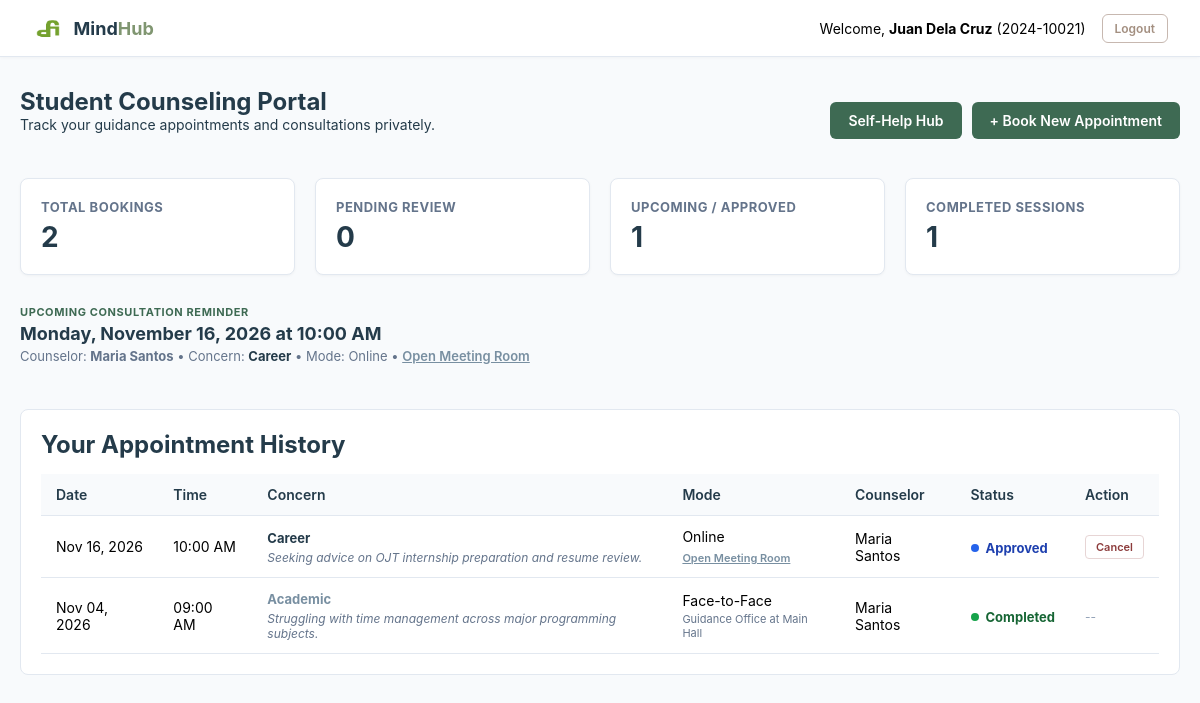
The app's page /students/dashboard.php (signed in) with its own data.
### tables this page shows
create table appointments (
  appointment_id int auto_increment primary key,
  student_id int not null,
  counselor_id int default null,
  appointment_date date not null,
  start_time time not null,
  end_time time not null,
  nature_of_concern enum("Academic", "Personal", "Career", "Mental Health", "Other") not null,
  consultation_mode enum("Face-to-Face", "Online") not null default "Face-to-Face",
  meeting_link varchar(255) default null,
  status enum("pending", "approved", "rejected", "completed", "cancelled") default "pending",
  student_notes text default null,
  created_at timestamp default current_timestamp,
  foreign key (student_id) references users(user_id),
  foreign key (counselor_id) references users(user_id)
);

create table users (
  user_id int auto_increment primary key,
  id_number varchar(20) not null unique,
  first_name varchar(50) not null,
  last_name varchar(50) not null,
  email varchar(100) not null unique,
  password_hash varchar(255) not null,
  role enum("student", "counselor", "admin") not null default "student",
  department_or_program varchar(50) default null,
  contact_number varchar(15) default null,
  created_at timestamp default current_timestamp
);

### students/dashboard.php (the view, shortened to what this page needs)
<?php
require_once __DIR__ . '/../config/db.php';
$student_id = $_SESSION['user_id'];
$sql = "select
            a.appointment_id,
            a.appointment_date,
            a.start_time,
            a.end_time,
            a.nature_of_concern,
            a.consultation_mode,
            a.status,
            a.student_notes,
            a.meeting_link,
            a.created_at,
            u.first_name as counselor_fname,
            u.last_name as counselor_lname
        from appointments a
        left join users u on a.counselor_id = u.user_id
        where a.student_id = ?
        order by a.appointment_date desc, a.start_time desc";
$stmt = $pdo->prepare($sql);
$stmt->execute([$student_id]);
$appointments = $stmt->fetchAll();
$total_appointments = count($appointments);
$pending_count   = 0;
$approved_count  = 0;
$completed_count = 0;
foreach ($appointments as $apt) {
    if ($apt['status'] === 'approved')  $approved_count++;
    if ($apt['status'] === 'completed') $completed_count++;
}
$today = date('Y-m-d');
$upcoming_approved = array_filter($appointments, function($a) use ($today) {
    return $a['status'] === 'approved' && $a['appointment_date'] >= $today;
});
usort($upcoming_approved, function($a, $b) {
    return strcmp($a['appointment_date'] . ' ' . $a['start_time'], $b['appointment_date'] . ' ' . $b['start_time']);
});
$next_session = !empty($upcoming_approved) ? reset($upcoming_approved) : null;
?>
<!DOCTYPE html>
<html lang="en">
<head>
    <link rel="stylesheet" href="../assets/css/style.css">
</head>
<body class="dashboard-body">
    <nav class="navbar">
        <a href="dashboard.php" class="brand">
            <img src="../assets/images/logo.png" alt="MindHub Logo">
            <span>Mind<span class="hub-accent">Hub</span></span>
        </a>
        <div class="user-info">
            <span>Welcome, <strong><?= htmlspecialchars($_SESSION['name']) ?></strong> (<?= htmlspecialchars($_SESSION['id_number']) ?>)</span>
            <a href="../logout.php" class="btn-logout">Logout</a>
        </div>
    </nav>
    <div class="dashboard-container">
        <div class="welcome-header">
            <div>
                <h1>Student Counseling Portal</h1>
                <p>Track your guidance appointments and consultations privately.</p>
            </div>
            <div style="display: flex; gap: 10px; align-items: center;">
                <a href="resources.php" class="btn-look">Self-Help Hub</a>
                <a href="book.php" class="btn-book">+ Book New Appointment</a>
            </div>
        </div>
        <div class="stats-grid">
            <div class="stat-card">
                <h3>Total Bookings</h3>
                <div class="number"><?= $total_appointments ?></div>
            </div>
            <div class="stat-card pending">
                <h3>Pending Review</h3>
                <div class="number"><?= $pending_count ?></div>
            </div>
            <div class="stat-card approved">
                <h3>Upcoming / Approved</h3>
                <div class="number"><?= $approved_count ?></div>
            </div>
            <div class="stat-card completed">
                <h3>Completed Sessions</h3>
                <div class="number"><?= $completed_count ?></div>
            </div>
        </div>
        <?php if ($next_session): ?>
            <?php
                $reminderConcernClass = 'concern-' . str_replace(' ', '', $next_session['nature_of_concern']);
                $spotlight_link = (string)($next_session['meeting_link'] ?? '');
                $clean_spotlight_url = (strpos($spotlight_link, 'http://') === 0 || strpos($spotlight_link, 'https://') === 0) ? $spotlight_link : 'https://' . $spotlight_link;
            ?>
            <div class="spotlight-block">
                <div class="spotlight-title">Upcoming Consultation Reminder</div>
                <div class="spotlight-details">
                    <?= date('l, F j, Y', strtotime($next_session['appointment_date'])) ?> at <?= date('h:i A', strtotime($next_session['start_time'])) ?>
                </div>
                <div class="spotlight-meta">
                    Counselor: <strong><?= htmlspecialchars($next_session['counselor_fname'] . ' ' . $next_session['counselor_lname']) ?></strong> &bull;
                    Concern: <span class="concern-text <?= $reminderConcernClass ?>"><?= htmlspecialchars($next_session['nature_of_concern']) ?></span> &bull;
                    Mode: <?= htmlspecialchars($next_session['consultation_mode']) ?>
                    <?php if ($next_session['consultation_mode'] === 'Face-to-Face'): ?>
                        (Guidance Office at Main Hall)
                    <?php elseif ($next_session['consultation_mode'] === 'Online' && !empty($next_session['meeting_link'])): ?>
                        &bull; <a href="<?= htmlspecialchars($clean_spotlight_url) ?>" target="_blank" style="color: var(--palette-blue); font-weight: 600; text-decoration: underline;">Open Meeting Room</a>
                    <?php endif; ?>
                </div>
            </div>
        <?php endif; ?>
        <div class="table-container">
            <h2>Your Appointment History</h2>
            <?php if (empty($appointments)): ?>
                <div class="empty-state">
                    <p>You have not booked any appointments yet.</p>
                    <p style="margin-top: 10px;">Need academic or personal counseling? Click <strong>"+ Book New Appointment"</strong> above.</p>
                </div>
            <?php else: ?>
                <table>
                    <thead>
                        <tr>
                            <th>Date</th>
                            <th>Time</th>
                            <th>Concern</th>
                            <th>Mode</th>
                            <th>Counselor</th>
                            <th>Status</th>
                            <th>Action</th>
                        </tr>
                    </thead>
                    <tbody>
                        <?php foreach ($appointments as $row): ?>
                            <tr>
                                <td><?= date('M d, Y', strtotime($row['appointment_date'])) ?></td>
                                <td><?= date('h:i A', strtotime($row['start_time'])) ?></td>
                                <td>
                                    <?php $concernClass = 'concern-' . str_replace(' ', '', $row['nature_of_concern']); ?>
                                    <span class="concern-text <?= $concernClass ?>">
                                        <?= htmlspecialchars($row['nature_of_concern']) ?>
                                    </span>
                                    <?php if (!empty($row['student_notes'])): ?>
                                        <div style="font-size: 12px; color: #64748b; font-style: italic; margin-top: 4px;">
                                            <?= htmlspecialchars($row['student_notes']) ?>
                                        </div>
                                    <?php endif; ?>
                                </td>
                                <td>
                                    <?= htmlspecialchars($row['consultation_mode']) ?>
                                    <?php if ($row['consultation_mode'] === 'Online' && !empty($row['meeting_link']) && $row['status'] === 'approved'): ?>
                                        <?php
                                            $link = (string)$row['meeting_link'];
                                            $clean_url = (strpos($link, 'http://') === 0 || strpos($link, 'https://') === 0) ? $link : 'https://' . $link;
                                        ?>
                                        <div style="margin-top: 3px;">
                                            <a href="<?= htmlspecialchars($clean_url) ?>" target="_blank" style="font-size: 11px; color: var(--palette-blue); font-weight: 600; text-decoration: underline;">Open Meeting Room</a>
                                        </div>
                                    <?php elseif ($row['consultation_mode'] === 'Face-to-Face'): ?>
                                        <div style="font-size: 11px; color: #64748b; margin-top: 3px;">
                                            Guidance Office at Main Hall
                                        </div>
                                    <?php endif; ?>
                                </td>
                                <td>
                                    <?php if ($row['counselor_fname']): ?>
                                        <?= htmlspecialchars($row['counselor_fname'] . ' ' . $row['counselor_lname']) ?>
                                    <?php else: ?>
                                        <span style="color: #94a3b8; font-style: italic;">Pending Assignment</span>
                                    <?php endif; ?>
                                </td>
                                <td>
                                    <span class="status-indicator status-<?= htmlspecialchars($row['status']) ?>">
                                        <span class="status-dot"></span>
                                        <?= htmlspecialchars($row['status']) ?>
                                    </span>
                                </td>
                                <td>
                                    <?php if (in_array($row['status'], ['pending', 'approved'])): ?>
                                        <form method="POST" onsubmit="return confirm('Are you sure you want to cancel this appointment request?');" style="display:inline;">
                                            <button type="submit" name="action" value="cancel" class="btn-cancel">Cancel</button>
                                        </form>
                                    <?php else: ?>
                                        <span style="color: #94a3b8; font-size: 12px;">--</span>
                                    <?php endif; ?>
                                </td>
                            </tr>
                        <?php endforeach; ?>
                    </tbody>
                </table>
            <?php endif; ?>
        </div>
    </div>
</body>
</html>

### assets/css/style.css (style rules this page uses)
:root { --matcha-primary: #809671; --matcha-hover: #275f02; --matcha-dark: #3e6a53; --matcha-dark-hover: #122E24; --palette-navy: #243B4A; --palette-blue: #788FA1; --palette-purple: #806375; --palette-brown: #A38F80; --palette-pink: #E8C7C7; --palette-tan: #C7B8B0; }
* { box-sizing: border-box; font-family: 'Plus Jakarta Sans', -apple-system, BlinkMacSystemFont, 'Segoe UI', sans-serif; }
html, body { margin: 0; padding: 0; }
body.dashboard-body { background-color: #f8fafc; min-height: 100vh; }
.header p, .welcome-header p { color: var(--palette-navy); font-size: 14px; margin: 0 0 20px; }
.btn-group, .form-footer, .welcome-header, .navbar, .counselor-topbar, .schedule-row, .followup-header, .modal-header { display: flex; justify-content: space-between; align-items: center; }
.btn-submit, .btn-book, .btn-look, .btn-back, .action-btn, .filter-btn, .btn-logout, .btn-counselor-logout, .btn-modal-close { border-radius: 6px; font-weight: 600; cursor: pointer; text-decoration: none; transition: background 0.2s; border: none; display: inline-block; text-align: center; }
.btn-book, .btn-look { background-color: var(--matcha-dark); color: #ffffff; padding: 10px 18px; font-size: 14px; }
.btn-logout, .btn-counselor-logout { background-color: transparent; color: var(--palette-brown); border: 1px solid var(--palette-tan); padding: 6px 12px; font-size: 12px; }
.hub-accent { color: var(--matcha-primary); }
.navbar, .counselor-topbar { padding: 12px 32px; position: sticky; top: 0; z-index: 50; }
.navbar { background-color: #ffffff; border-bottom: 1px solid #e2e8f0; box-shadow: 0 1px 3px rgba(0, 0, 0, 0.03); }
.navbar .brand, .counselor-topbar .brand-title { display: flex; align-items: center; gap: 10px; font-size: 18px; font-weight: 700; text-decoration: none; }
.navbar .brand { color: var(--palette-navy); }
.navbar .brand img { height: 32px; width: auto; object-fit: contain; }
.navbar .user-info, .counselor-topbar .user-zone, .counselor-topbar .nav-zone { display: flex; align-items: center; gap: 16px; font-size: 14px; }
.dashboard-container { max-width: 1250px; margin: 30px auto; padding: 0 20px; }
.welcome-header { margin-bottom: 25px; flex-wrap: wrap; gap: 15px; }
.welcome-header h1 { color: var(--palette-navy); font-size: 24px; margin: 0; }
.stats-grid, .resources-grid { display: grid; gap: 20px; margin-bottom: 30px; }
.stats-grid { grid-template-columns: repeat(auto-fit, minmax(200px, 1fr)); }
.stat-card, .table-container, .resource-card, .watchlist-item, .schedule-card, .patient-strip { background: #ffffff; border-radius: 8px; border: 1px solid #e2e8f0; padding: 20px; }
.stat-card { box-shadow: 0 1px 3px rgba(0, 0, 0, 0.04); }
.stat-card h3 { font-size: 13px; color: #64748b; text-transform: uppercase; letter-spacing: 0.5px; margin: 0; }
.stat-card .number { font-size: 28px; font-weight: bold; color: var(--palette-navy); margin-top: 5px; }
.table-container { overflow-x: auto; }
.table-container h2, .resource-card h3 { color: var(--palette-navy); margin: 0 0 15px; }
.table-container table { width: 100%; border-collapse: collapse; text-align: left; }
.table-container th, .table-container td { padding: 12px 15px; border-bottom: 1px solid #e2e8f0; font-size: 14px; }
.table-container th { background-color: #f8fafc; color: var(--palette-navy); font-weight: 600; }
.status-indicator { font-size: 13px; font-weight: 700; display: inline-flex; align-items: center; gap: 7px; text-transform: capitalize; }
.status-dot { width: 8px; height: 8px; border-radius: 50%; display: inline-block; }
.status-approved { color: #1e40af; }
.status-approved .status-dot { background-color: #2563eb; }
.status-completed { color: #166534; }
.status-completed .status-dot { background-color: #16a34a; }
.concern-text { font-weight: 700; font-size: 13px; display: inline-block; }
.concern-Academic { color: var(--palette-blue); }
.concern-Career { color: var(--palette-navy); }

### students/dashboard.php (style rules this page uses)
.spotlight-block { padding: 0 0 20px 0; margin-bottom: 25px; }
.spotlight-title { font-size: 11px; font-weight: 700; text-transform: uppercase; letter-spacing: 0.6px; color: var(--matcha-dark); margin-bottom: 4px; }
.spotlight-details { font-size: 18px; font-weight: 700; color: var(--palette-navy); margin-bottom: 4px; }
.spotlight-meta { font-size: 13px; color: #64748b; }
.btn-cancel { background-color: transparent; color: #8c3b3b; border: 1px solid #e7d5d5; padding: 4px 10px; border-radius: 4px; font-size: 11px; font-weight: 600; cursor: pointer; transition: all 0.2s; }

### records on screen
appointments: appointment_date "Monday, November 16, 2026", start_time "10:00 AM", nature_of_concern "Career", consultation_mode "Online", appointment_date "Nov 16, 2026", student_notes "Seeking advice on OJT internship preparation and resume review.", counselor.last_name "Maria Santos", status "Approved"
users: first_name+last_name "Maria Santos"
appointments: appointment_date "Nov 04, 2026", start_time "09:00 AM", nature_of_concern "Academic", student_notes "Struggling with time management across major programming subjects.", consultation_mode "Face-to-Face", shows "Guidance Office at Main Hall", counselor.last_name "Maria Santos", status "Completed"

### other values on screen
$_SESSION['name'] "Juan Dela Cruz"
$_SESSION['id_number'] "2024-10021"
$total_appointments "2"
$pending_count "0"
$approved_count "1"
$completed_count "1"
